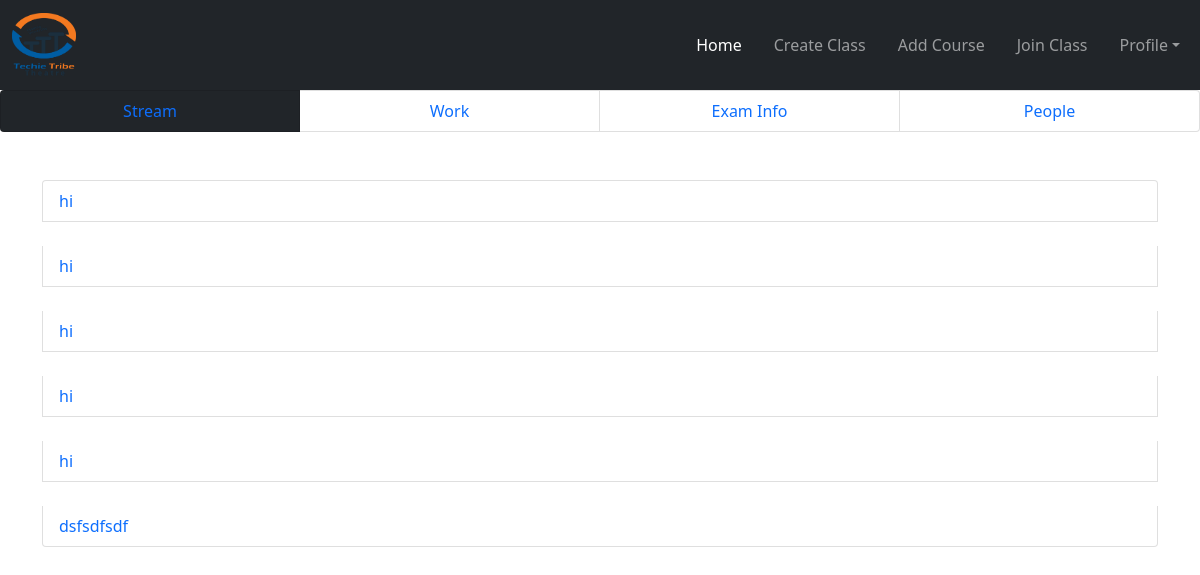
Page /teacher/class_view_work_teach/1/ on the committed database.
### teacher/models.py (models this page shows, shortened)
class Announcement(models.Model):
    user = models.ForeignKey(User, on_delete=models.CASCADE)
    classview = models.ForeignKey(CreateClass, on_delete=models.CASCADE)
    text = models.TextField()

### teacher/views.py (the view)
class FullClassworkView(View):
    def get(self, request, id):
        myclassview = CreateClass.objects.get(id=id)
        annoucement = Announcement.objects.filter(classview=myclassview)
        return render(request, 'streamte.html', {'annoucement': annoucement})

### teacher/templates/streamte.html (shortened to what this page needs)
{% extends 'base_teacher.html' %} <br />
{% load static %} <br />
{% block content %}
<link rel="stylesheet" href="{% static 'css/card.css' %}" />
<link
  rel="stylesheet"
  href="https://cdnjs.cloudflare.com/ajax/libs/font-awesome/6.1.1/css/all.min.css"
/>
<ul class="list-group list-group-horizontal col-12">
  <li class="list-group-item bg-dark text-white col-3 text-center">
    <a href="">Stream</a>
  </li>
  <li class="list-group-item col-3 text-center text-white">
    <a href="">Work</a>
  </li>
  <li class="list-group-item col-3 text-center">
    <a href="">Exam Info</a>
  </li>
  <li class="list-group-item col-3 text-center"><a href="">People</a></li>
</ul>
<div class="container mt-5">
  <ul class="list-group">
    {% for annouce in annoucement %}
    <li class="list-group-item mb-4" aria-current="true">
      <a href="{% url 'annouceviewteach' annouce.id  %}">{{annouce.text}}</a>
    </li>
    {% endfor %}
  </ul>
</div>
{% endblock content %}

### teacher/static/css/form.css (style rules this page uses)
*, *:before, *:after { -webkit-box-sizing: border-box; box-sizing: border-box; }
li { list-style: none; }

### teacher/static/css/card.css (style rules this page uses)
a { text-decoration: none; }
li { list-style: none; }

### rows in the picture
Announcement: text "hi"
Announcement: text "hi"
Announcement: text "hi"
Announcement: text "hi"
Announcement: text "hi"
Announcement: text "dsfsdfsdf"
